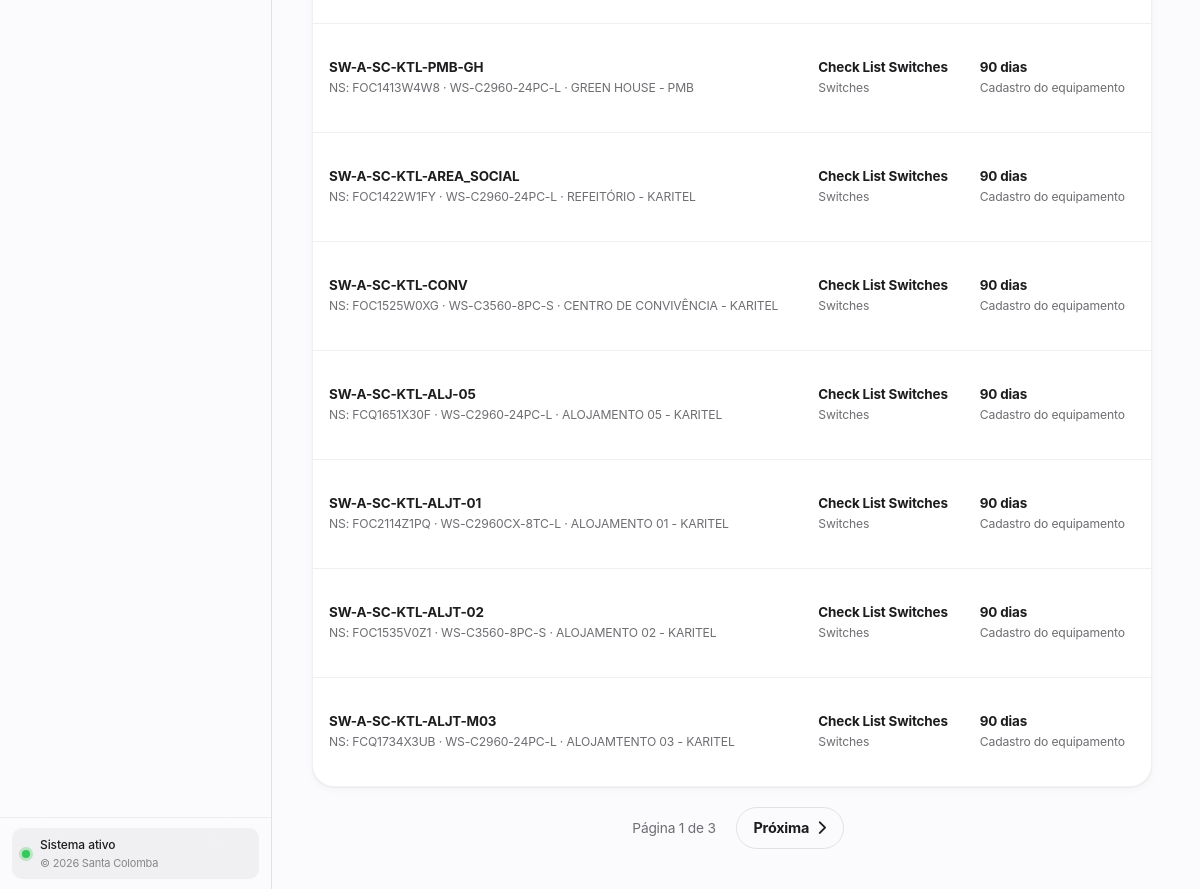
Page /preventiva/ (signed in, lower part) on the earlier database version.
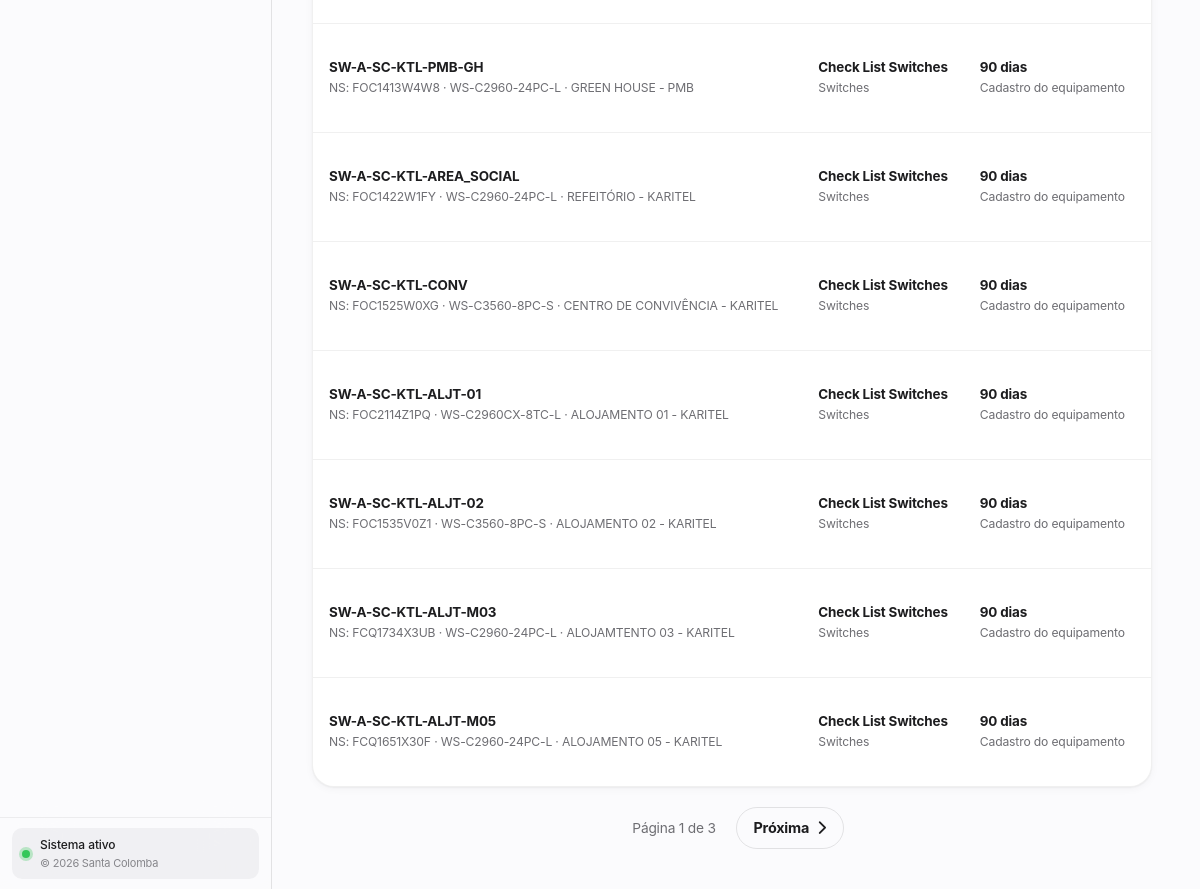
Same page on the later database version.
### ProjetoEstoque/models.py (models this page shows, shortened)
class AuditModel(models.Model):
    criado_por = models.ForeignKey(User, related_name="%(class)s_criador", on_delete=models.SET_NULL, null=True, blank=True)
    atualizado_por = models.ForeignKey(User, related_name="%(class)s_atualizador", on_delete=models.SET_NULL, null=True, blank=True)
    created_at = models.DateTimeField(auto_now_add=True)
    updated_at = models.DateTimeField(auto_now=True)
    class Meta:
        abstract = True

class Preventiva(AuditModel):
    equipamento = models.ForeignKey(Item, on_delete=models.CASCADE, related_name="preventivas")
    checklist_modelo = models.ForeignKey(CheckListModelo, on_delete=models.SET_NULL, null=True, blank=True)
    data_ultima = models.DateField(blank=True, null=True)
    data_proxima = models.DateField(blank=True, null=True)
    dentro_do_prazo = models.BooleanField(default=True)
    pausada = models.BooleanField(default=False, verbose_name="Preventiva pausada")
    data_pausada = models.DateField(blank=True, null=True, verbose_name="Data de início da pausa")
    dias_restantes_pausa = models.IntegerField(blank=True, null=True, verbose_name="Dias restantes congelados na pausa")
    observacao = models.TextField(blank=True, null=True)
    foto_antes  = models.ImageField(upload_to="preventivas/%Y/%m/", blank=True, null=True)
    foto_depois = models.ImageField(upload_to="preventivas/%Y/%m/", blank=True, null=True)
    class Meta:
        ordering = ["-created_at"]
        verbose_name = "Preventiva"
        verbose_name_plural = "Preventivas"

class Item(AuditModel):
    nome = models.CharField(max_length=100)
    numero_serie = models.CharField(max_length=100, blank=True, null=True)
    marca = models.CharField(max_length=100, blank=True, null=True)
    modelo = models.CharField(max_length=100, blank=True, null=True)
    centro_custo = models.ForeignKey(
        CentroCusto,
        on_delete=models.SET_NULL,
        null=True,
        blank=True
    )
    quantidade = models.PositiveIntegerField(default=1)
    item_consumo = models.CharField(
        max_length=3,
        choices=SimNaoChoices.choices,
        default=SimNaoChoices.NAO
    )
    pmb = models.CharField(
        max_length=3,
        choices=SimNaoChoices.choices,
        default=SimNaoChoices.NAO
    )
    tem_lote = models.BooleanField(
        default=False,
        verbose_name="Controlar por lote?"
    )
    valor = models.DecimalField(
        max_digits=10,
        decimal_places=2,
        blank=True,
        null=True
    )
    status = models.CharField(
        max_length=15,
        choices=StatusItemChoices.choices,
        default=StatusItemChoices.ATIVO
    )
    fornecedor = models.ForeignKey(
        Fornecedor,
        on_delete=models.SET_NULL,
        null=True,
        blank=True
    )
    categoria = models.ForeignKey(
        Categoria,
        on_delete=models.SET_NULL,
        null=True,
        blank=True
    )
    subtipo = models.ForeignKey(
        Subtipo,
        on_delete=models.SET_NULL,
        null=True,
        blank=True
    )
    localidade = models.ForeignKey(
        Localidade,
        on_delete=models.SET_NULL,
        null=True,
        blank=True
    )
    precisa_preventiva = models.CharField(
        max_length=3,
        choices=SimNaoChoices.choices,
        default=SimNaoChoices.NAO
    )
    data_limite_preventiva = models.IntegerField(
        help_text="Dias para nova preventiva",
        blank=True,
        null=True
    )
    data_compra = models.DateField(blank=True, null=True)
    numero_pedido = models.CharField(max_length=100, blank=True, null=True)
    observacoes = models.TextField(blank=True, null=True)
    locado = models.CharField(
        max_length=3,
        choices=SimNaoChoices.choices,
        default=SimNaoChoices.NAO
    )
    class Meta:
        verbose_name = "Item / Equipamento"
        verbose_name_plural = "Itens / Equipamentos"
        indexes = [
            models.Index(fields=["nome"]),
            models.Index(fields=["status"]),
            models.Index(fields=["item_consumo"]),
            models.Index(fields=["localidade"]),
            models.Index(fields=["centro_custo"]),
        ]

class Localidade(AuditModel):
    codigo = models.CharField(
        max_length=20,
        choices=LocalidadeChoices.choices,
        null=True, blank=True,
        help_text="Sede: "
    )
    local = models.CharField(max_length=100)

class CheckListModelo(AuditModel):
    nome = models.CharField(max_length=120)
    ativo = models.CharField(max_length=3, choices=SimNaoChoices.choices, default=SimNaoChoices.SIM)
    subtipo = models.ForeignKey(Subtipo, on_delete=models.SET_NULL, null=True, blank=True,
                                help_text="Opcional: restringe este checklist a um subtipo de item.")
    intervalo_dias = models.PositiveIntegerField(default=0, help_text="Periodicidade padrão (dias). 0 = sem programação.")
    class Meta:
        ordering = ["nome"]
        verbose_name = "Modelo de Checklist"
        verbose_name_plural = "Modelos de Checklist"

class Subtipo(AuditModel):
    nome = models.CharField(max_length=100)
    alocado = models.CharField(max_length=3, choices=SimNaoChoices.choices)
    categoria = models.ForeignKey(Categoria, on_delete=models.CASCADE)

### ProjetoEstoque/views/preventivas.py (the view, shortened to what this page needs)
# urls.py: path("preventiva/", views.preventiva_list, name="preventiva_list"),
@login_required
def preventiva_list(request):
    q = (request.GET.get("q") or "").strip()
    status_filter = (request.GET.get("status") or "").strip()
    localidade_filter = (request.GET.get("localidade") or "").strip()
    checklist_filter = (request.GET.get("checklist") or "").strip()
    janela_alerta = _to_int(request.GET.get("janela"), 7)
    janela_alerta = janela_alerta if janela_alerta in (7, 15, 30, 60) else 7
    ultima_execucao_qs = (
        PreventivaExecucao.objects
        .filter(preventiva=OuterRef("pk"))
        .order_by("-data_execucao", "-id")
    )
    qs = (
        Preventiva.objects
        .select_related(
            "equipamento",
            "equipamento__localidade",
            "equipamento__centro_custo",
            "equipamento__subtipo",
            "checklist_modelo",
        )
        .annotate(
            ultimo_executor_username=Subquery(ultima_execucao_qs.values("criado_por__username")[:1]),
            ultimo_executor_nome=Subquery(ultima_execucao_qs.values("criado_por__first_name")[:1]),
            ultima_execucao_data=Subquery(ultima_execucao_qs.values("data_execucao")[:1]),
        )
        .order_by("data_proxima", "equipamento__nome", "id")
    )
    if localidade_filter:
        qs = qs.filter(equipamento__localidade_id=localidade_filter)
    if checklist_filter:
        qs = qs.filter(checklist_modelo_id=checklist_filter)
    hoje = timezone.localdate()
    processadas = []
    kpi = {
        "total": 0,
        "vencidas": 0,
        "proximas": 0,
        "proximas_30": 0,
        "em_dia": 0,
        "sem_data": 0,
    }
    for preventiva in qs:
        _aplicar_status_preventiva(preventiva, hoje)
        if not getattr(preventiva, "pausada", False) and preventiva.proxima_calc:
            status = _classificar_programacao(preventiva.proxima_calc, hoje, janela_alerta)
            preventiva.status_visual = status["status"]
            preventiva.status_label = status["label"]
            preventiva.status_css = status["css"]
            preventiva.dias_restantes = status["dias"]
            preventiva.prioridade_visual = status["prioridade"]
        kpi["total"] += 1
        if preventiva.status_visual == "pausada":
            pass  # não conta em nenhuma categoria de prazo
        elif preventiva.status_visual == "vencida":
            kpi["vencidas"] += 1
        elif preventiva.status_visual == "atencao":
            kpi["proximas"] += 1
        elif preventiva.status_visual == "ok":
            kpi["em_dia"] += 1
        else:
            kpi["sem_data"] += 1
        if not getattr(preventiva, "pausada", False) and preventiva.proxima_calc and 0 <= (preventiva.proxima_calc - hoje).days <= 30:
            kpi["proximas_30"] += 1
        processadas.append(preventiva)
    if status_filter:
        if status_filter == "proxima":
            processadas = [p for p in processadas if p.status_visual == "atencao"]
        elif status_filter in ("vencida", "ok", "indefinido", "pausada"):
            processadas = [p for p in processadas if p.status_visual == status_filter]
    processadas.sort(key=lambda p: (p.prioridade_visual, p.proxima_calc or date.max, p.equipamento.nome))
    paginator = Paginator(processadas, 20)
    page_obj = paginator.get_page(request.GET.get("page"))
    context = {
        "preventivas": page_obj,
        "kpi": kpi,
        "today": hoje,
        "filter_q": q,
        "filter_status": status_filter,
        "filter_localidade": localidade_filter,
        "filter_checklist": checklist_filter,
        "janela_alerta": janela_alerta,
        "localidades": Localidade.objects.order_by("local"),
        "checklists": CheckListModelo.objects.order_by("nome"),
    }
    if request.GET.get("print") == "true":
        return render(request, "front/preventivas/preventiva_list_print.html", context)
    return render(request, "front/preventivas/preventiva_list.html", context)

### ProjetoEstoque/views/preventivas.py (called while the page is built)
def _to_int(value, default=0) -> int:
    try:
        if value in (None, ""):
            return default
        return int(value)
    except (TypeError, ValueError):
        return default

def _intervalo_preventiva(item=None, checklist=None) -> tuple[int, str]:
    item_intervalo = _to_int(getattr(item, "data_limite_preventiva", None), 0)
    if item_intervalo > 0:
        return item_intervalo, "Cadastro do equipamento"
    checklist_intervalo = _to_int(getattr(checklist, "intervalo_dias", None), 0)
    if checklist_intervalo > 0:
        return checklist_intervalo, "Modelo de checklist"
    return 0, "Sem intervalo configurado"

def _calc_proxima(data_ultima=None, data_proxima=None, intervalo_dias: int = 0) -> date | None:
    if data_ultima and intervalo_dias > 0:
        return data_ultima + timedelta(days=intervalo_dias)
    return data_proxima

### ProjetoEstoque/templates/front/preventivas/preventiva_list.html (shortened to what this page needs)
{% extends 'base.html' %}
{% load static humanize %}
{% block content %}
<div class="pv-list-page">
  <section class="pv-table-card" aria-label="Tabela de preventivas">
    <div class="pv-table-wrap">
      <table class="pv-table">
        <tbody>
          {% for p in preventivas %}
            <tr>
              <td>
                <div class="pv-main-text">{{ p.equipamento.nome }}</div>
                <div class="pv-sub-text">
                  NS: {{ p.equipamento.numero_serie|default:"—" }}
                  {% if p.equipamento.modelo %} · {{ p.equipamento.modelo }}{% endif %}
                  {% if p.equipamento.localidade %} · {{ p.equipamento.localidade.local }}{% endif %}
                </div>
              </td>
              <td>
                <div class="pv-main-text">{{ p.checklist_modelo.nome|default:"—" }}</div>
                <div class="pv-sub-text">{{ p.equipamento.subtipo.nome|default:"Sem subtipo" }}</div>
              </td>
              <td>
                <div class="pv-main-text">{{ p.intervalo_dias_calc|default:0 }} dias</div>
                <div class="pv-sub-text">{{ p.intervalo_origem_calc }}</div>
              </td>
              <td>{{ p.data_ultima|date:"d/m/Y"|default:"—" }}</td>
            </tr>
          {% endfor %}
        </tbody>
      </table>
    </div>
  </section>
  {% if preventivas.has_other_pages %}
    <nav class="pv-pagination" aria-label="Paginação">
      <span style="color:var(--text-tertiary,#6e6e73);font-size:.86rem;padding:.5rem .75rem;">
        Página {{ preventivas.number }} de {{ preventivas.paginator.num_pages }}
      </span>
      {% if preventivas.has_next %}
        <a class="pv-btn-secondary"
           href="?page={{ preventivas.next_page_number }}&janela={{ janela_alerta }}">
          Próxima <i class="fa fa-chevron-right" aria-hidden="true"></i>
        </a>
      {% endif %}
    </nav>
  {% endif %}
</div>
{% endblock %}

Differences in the rows shown:
changed through a linked row, Preventiva "FCQ1651X30F": equipamento.nome "SW-A-SC-KTL-ALJ-05" → "SW-A-SC-KTL-ALJT-M05"; moves down the list
